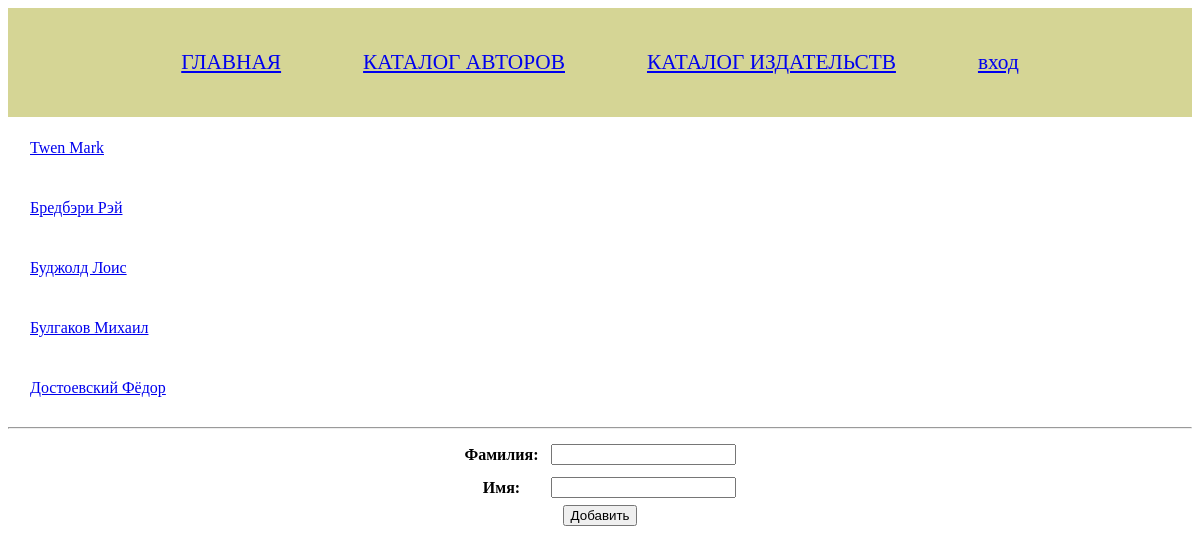
The app's page /authors, older data.
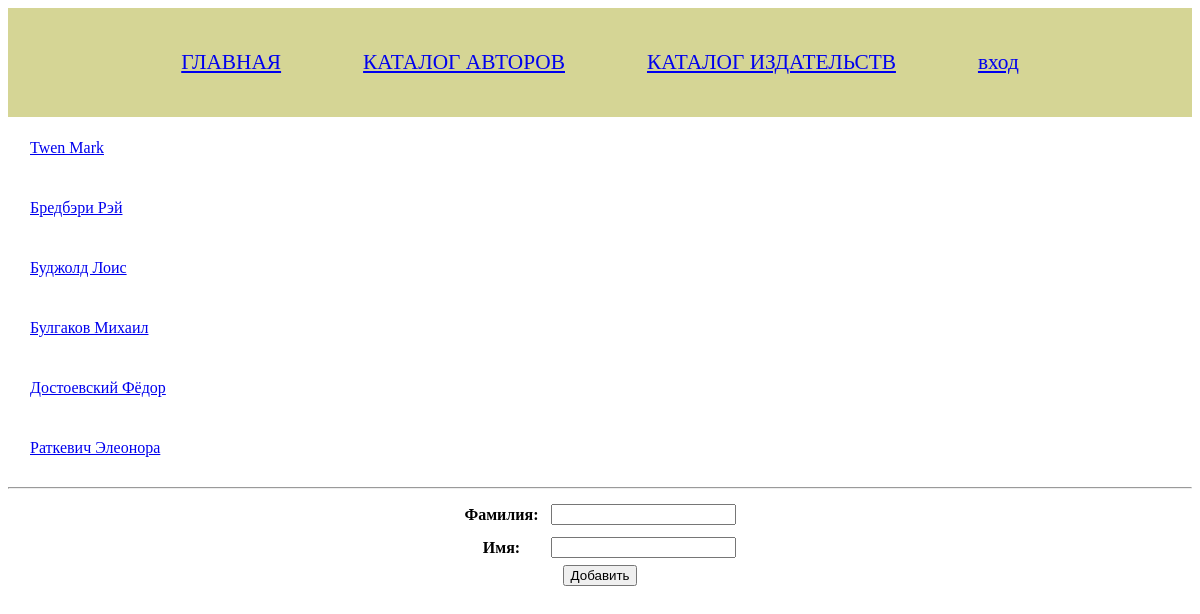
The same page, newer data.
### catalog/models.py (models this page shows, shortened)
class Author(models.Model):
    class Meta:
        db_table = 'authors'
    last_name = models.CharField(max_length=30)
    first_name = models.CharField(max_length=30)
    @cached_property
    def url(self) -> str:
        return translit(self.last_name, 'ru', reversed=True).lower()
    def __str__(self):
        return f'{self.last_name} {self.first_name}'

### catalog/views.py (the view)
# urls.py: path('authors', views.authors, name='authors_catalog'),
def authors(request):
    if request.method == 'GET':
        form = AddAuthorForm()
    elif request.method == 'POST':
        form = AddAuthorForm(request.POST)
        if form.is_valid():
            Author(**form.cleaned_data).save()
    return render(
        request,
        'authors.html',
        {
            'authors': Author.objects.order_by('last_name', 'first_name'),
            'form': form,
        }
    )

### catalog/forms.py (shortened to what this page needs)
class AddAuthorForm(forms.Form):
    last_name = forms.CharField(
        label='Фамилия',
        max_length=30,
        validators=[validate_name],
    )
    first_name = forms.CharField(
        label='Имя',
        max_length=30,
        validators=[validate_name],
    )

### templates/authors.html (shortened to what this page needs)
{% extends 'base.html' %}
{% block content %}
  <div align="left">
    <table cellpadding=20>
      {% for author in authors %}
        <tr>
          <td>
            <a href="{% url 'author' author.url %}">{{ author }}</a>
          </td>
        </tr>
      {% endfor %}
    </table>
  </div>
  <div>
    <hr>
  </div>
  <div>
    <form action="" method="post">
      <table cellpadding=5>
        {{ form.as_table }}
      </table>
      <input type="submit" value="Добавить">
    </form>
  </div>
{% endblock content %}

### templates/base.html (shortened to what this page needs)
<!DOCTYPE html>
<html>
  <head>
  </head>
  <body>
    {% block header %}
      <div class="menu" align="center">
        {% include 'menu.html' %}
      </div>
    {% endblock header %}
    <div align="center">
      {% block content %}{% endblock content %}
    </div>
  </body>
</html>

### templates/menu.html
<table cellpadding=40>
  <tr>
    <td><a href="{% url 'main' %}">ГЛАВНАЯ</a></td>
    <td><a href="{% url 'authors_catalog' %}">КАТАЛОГ АВТОРОВ</a></td>
    <td><a href="{% url 'publishers_catalog' %}">КАТАЛОГ ИЗДАТЕЛЬСТВ</a></td>
    {% if user.is_authenticated %}
      <td>{{ user.username }}, <a href="{% url 'user_logout' %}">выход</a></td>
    {% else %}
      <td><a href="{% url 'user_login' %}">вход</a></td>
    {% endif %}
  </tr>
</table>

### templates/base.html (style rules this page uses)
.menu { background-color: #D5D595; font-size: 16pt; }

Row changes from the older to the newer data that the page shows:
added Author: last_name+first_name "Раткевич Элеонора"
